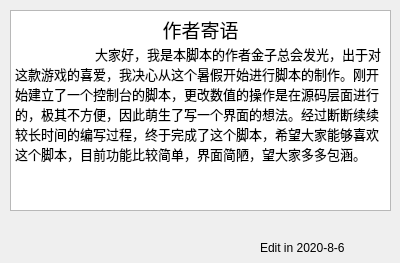
<?xml version="1.0" encoding="UTF-8"?>
<ui version="4.0">
 <class>aboutmeDlg</class>
 <widget class="QDialog" name="aboutmeDlg">
  <property name="geometry">
   <rect>
    <x>0</x>
    <y>0</y>
    <width>400</width>
    <height>263</height>
   </rect>
  </property>
  <property name="windowTitle">
   <string>关于作者</string>
  </property>
  <widget class="QTextBrowser" name="textBrowser">
   <property name="geometry">
    <rect>
     <x>10</x>
     <y>10</y>
     <width>381</width>
     <height>201</height>
    </rect>
   </property>
   <property name="html">
    <string>&lt;!DOCTYPE HTML PUBLIC &quot;-//W3C//DTD HTML 4.0//EN&quot; &quot;http://www.w3.org/TR/REC-html40/strict.dtd&quot;&gt;
&lt;html&gt;&lt;head&gt;&lt;meta name=&quot;qrichtext&quot; content=&quot;1&quot; /&gt;&lt;style type=&quot;text/css&quot;&gt;
p, li { white-space: pre-wrap; }
&lt;/style&gt;&lt;/head&gt;&lt;body style=&quot; font-family:'SimSun'; font-size:9pt; font-weight:400; font-style:normal;&quot;&gt;
&lt;p align=&quot;center&quot; style=&quot; margin-top:0px; margin-bottom:0px; margin-left:0px; margin-right:0px; -qt-block-indent:0; text-indent:0px;&quot;&gt;&lt;span style=&quot; font-size:14pt;&quot;&gt;作者寄语&lt;/span&gt;&lt;/p&gt;
&lt;p style=&quot; margin-top:0px; margin-bottom:0px; margin-left:0px; margin-right:0px; -qt-block-indent:0; text-indent:0px;&quot;&gt;&lt;span style=&quot; font-size:10pt;&quot;&gt;	大家好，我是本脚本的作者金子总会发光，出于对这款游戏的喜爱，我决心从这个暑假开始进行脚本的制作。刚开始建立了一个控制台的脚本，更改数值的操作是在源码层面进行的，极其不方便，因此萌生了写一个界面的想法。经过断断续续较长时间的编写过程，终于完成了这个脚本，希望大家能够喜欢这个脚本，目前功能比较简单，界面简陋，望大家多多包涵。&lt;/span&gt;&lt;/p&gt;&lt;/body&gt;&lt;/html&gt;</string>
   </property>
  </widget>
  <widget class="QLabel" name="label">
   <property name="geometry">
    <rect>
     <x>260</x>
     <y>240</y>
     <width>141</width>
     <height>16</height>
    </rect>
   </property>
   <property name="text">
    <string>Edit in 2020-8-6</string>
   </property>
  </widget>
 </widget>
 <resources/>
 <connections/>
</ui>
